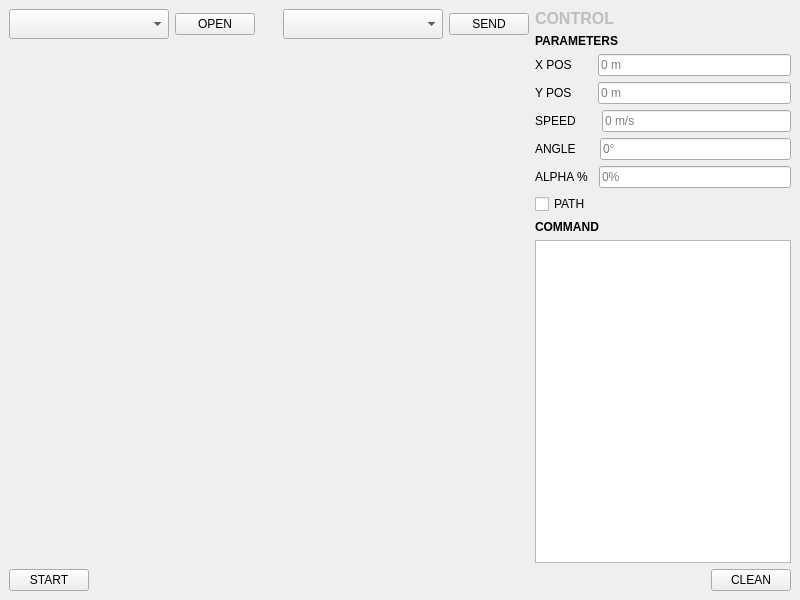
<?xml version="1.0" encoding="UTF-8"?>
<ui version="4.0">
 <class>MainWindow</class>
 <widget class="QMainWindow" name="MainWindow">
  <property name="geometry">
   <rect>
    <x>0</x>
    <y>0</y>
    <width>800</width>
    <height>600</height>
   </rect>
  </property>
  <property name="windowTitle">
   <string>MainWindow</string>
  </property>
  <widget class="QWidget" name="centralwidget">
   <property name="minimumSize">
    <size>
     <width>800</width>
     <height>600</height>
    </size>
   </property>
   <layout class="QGridLayout" name="gridLayout_2">
    <item row="0" column="0">
     <layout class="QGridLayout" name="gridLayout" rowstretch="0,1,0" columnstretch="0,1,0">
      <item row="0" column="0" colspan="2">
       <layout class="QHBoxLayout" name="horizontalLayout_15" stretch="1,1,1">
        <item>
         <layout class="QHBoxLayout" name="horizontalLayout_2" stretch="1,0">
          <item>
           <widget class="QComboBox" name="portComBox">
            <property name="minimumSize">
             <size>
              <width>160</width>
              <height>30</height>
             </size>
            </property>
            <property name="currentText">
             <string/>
            </property>
            <property name="placeholderText">
             <string>COM PORT</string>
            </property>
           </widget>
          </item>
          <item>
           <widget class="QPushButton" name="openButton">
            <property name="text">
             <string>OPEN</string>
            </property>
           </widget>
          </item>
         </layout>
        </item>
        <item>
         <spacer name="horizontalSpacer">
          <property name="orientation">
           <enum>Qt::Horizontal</enum>
          </property>
          <property name="sizeHint" stdset="0">
           <size>
            <width>78</width>
            <height>20</height>
           </size>
          </property>
         </spacer>
        </item>
        <item>
         <layout class="QHBoxLayout" name="horizontalLayout" stretch="1,0">
          <item>
           <widget class="QComboBox" name="commandComBox">
            <property name="minimumSize">
             <size>
              <width>160</width>
              <height>30</height>
             </size>
            </property>
            <property name="placeholderText">
             <string>COMMAND</string>
            </property>
           </widget>
          </item>
          <item>
           <widget class="QPushButton" name="sendButton">
            <property name="text">
             <string>SEND</string>
            </property>
           </widget>
          </item>
         </layout>
        </item>
       </layout>
      </item>
      <item row="0" column="2" rowspan="3">
       <layout class="QVBoxLayout" name="verticalLayout">
        <item>
         <widget class="QLabel" name="controlLabel">
          <property name="enabled">
           <bool>false</bool>
          </property>
          <property name="font">
           <font>
            <pointsize>12</pointsize>
            <bold>true</bold>
           </font>
          </property>
          <property name="text">
           <string>CONTROL</string>
          </property>
         </widget>
        </item>
        <item>
         <widget class="QLabel" name="parametersLabel">
          <property name="font">
           <font>
            <bold>true</bold>
           </font>
          </property>
          <property name="text">
           <string>PARAMETERS</string>
          </property>
         </widget>
        </item>
        <item>
         <layout class="QHBoxLayout" name="horizontalLayout_3" stretch="0,0,1">
          <item>
           <widget class="QLabel" name="xPosLabel">
            <property name="text">
             <string>X POS</string>
            </property>
           </widget>
          </item>
          <item>
           <spacer name="horizontalSpacer_5">
            <property name="orientation">
             <enum>Qt::Horizontal</enum>
            </property>
            <property name="sizeHint" stdset="0">
             <size>
              <width>20</width>
              <height>20</height>
             </size>
            </property>
           </spacer>
          </item>
          <item>
           <widget class="QLineEdit" name="xPosLine">
            <property name="placeholderText">
             <string>0 m</string>
            </property>
           </widget>
          </item>
         </layout>
        </item>
        <item>
         <layout class="QHBoxLayout" name="horizontalLayout_4" stretch="0,0,1">
          <item>
           <widget class="QLabel" name="yPosLabel">
            <property name="text">
             <string>Y POS</string>
            </property>
           </widget>
          </item>
          <item>
           <spacer name="horizontalSpacer_4">
            <property name="orientation">
             <enum>Qt::Horizontal</enum>
            </property>
            <property name="sizeHint" stdset="0">
             <size>
              <width>20</width>
              <height>20</height>
             </size>
            </property>
           </spacer>
          </item>
          <item>
           <widget class="QLineEdit" name="yPosLine">
            <property name="placeholderText">
             <string>0 m</string>
            </property>
           </widget>
          </item>
         </layout>
        </item>
        <item>
         <layout class="QHBoxLayout" name="horizontalLayout_5" stretch="0,0,1">
          <item>
           <widget class="QLabel" name="speedLabel">
            <property name="text">
             <string>SPEED</string>
            </property>
           </widget>
          </item>
          <item>
           <spacer name="horizontalSpacer_3">
            <property name="orientation">
             <enum>Qt::Horizontal</enum>
            </property>
            <property name="sizeHint" stdset="0">
             <size>
              <width>20</width>
              <height>20</height>
             </size>
            </property>
           </spacer>
          </item>
          <item>
           <widget class="QLineEdit" name="speedLine">
            <property name="placeholderText">
             <string>0 m/s</string>
            </property>
           </widget>
          </item>
         </layout>
        </item>
        <item>
         <layout class="QHBoxLayout" name="horizontalLayout_6" stretch="0,0,1">
          <item>
           <widget class="QLabel" name="angLabel">
            <property name="text">
             <string>ANGLE</string>
            </property>
           </widget>
          </item>
          <item>
           <spacer name="horizontalSpacer_2">
            <property name="orientation">
             <enum>Qt::Horizontal</enum>
            </property>
            <property name="sizeHint" stdset="0">
             <size>
              <width>18</width>
              <height>20</height>
             </size>
            </property>
           </spacer>
          </item>
          <item>
           <widget class="QLineEdit" name="angleLine">
            <property name="placeholderText">
             <string>0°</string>
            </property>
           </widget>
          </item>
         </layout>
        </item>
        <item>
         <layout class="QHBoxLayout" name="horizontalLayout_7" stretch="0,0,1">
          <item>
           <widget class="QLabel" name="alphaLabel">
            <property name="text">
             <string>ALPHA %</string>
            </property>
           </widget>
          </item>
          <item>
           <spacer name="horizontalSpacer_6">
            <property name="orientation">
             <enum>Qt::Horizontal</enum>
            </property>
            <property name="sizeHint" stdset="0">
             <size>
              <width>5</width>
              <height>20</height>
             </size>
            </property>
           </spacer>
          </item>
          <item>
           <widget class="QLineEdit" name="alphaLine">
            <property name="placeholderText">
             <string>0%</string>
            </property>
           </widget>
          </item>
         </layout>
        </item>
        <item>
         <widget class="QCheckBox" name="pathCheckBox">
          <property name="text">
           <string>PATH</string>
          </property>
         </widget>
        </item>
        <item>
         <widget class="QLabel" name="commandLabel">
          <property name="font">
           <font>
            <bold>true</bold>
           </font>
          </property>
          <property name="text">
           <string>COMMAND</string>
          </property>
         </widget>
        </item>
        <item>
         <widget class="QPlainTextEdit" name="plainTextEdit"/>
        </item>
        <item>
         <layout class="QHBoxLayout" name="horizontalLayout_17" stretch="0,0">
          <item>
           <spacer name="horizontalSpacer_9">
            <property name="orientation">
             <enum>Qt::Horizontal</enum>
            </property>
            <property name="sizeHint" stdset="0">
             <size>
              <width>5</width>
              <height>20</height>
             </size>
            </property>
           </spacer>
          </item>
          <item>
           <widget class="QPushButton" name="cleanButton">
            <property name="text">
             <string>CLEAN</string>
            </property>
           </widget>
          </item>
         </layout>
        </item>
       </layout>
      </item>
      <item row="1" column="0" colspan="2">
       <widget class="QWidget" name="widget" native="true"/>
      </item>
      <item row="2" column="0">
       <widget class="QPushButton" name="startButton">
        <property name="maximumSize">
         <size>
          <width>200</width>
          <height>16777215</height>
         </size>
        </property>
        <property name="text">
         <string>START</string>
        </property>
       </widget>
      </item>
      <item row="2" column="1">
       <spacer name="horizontalSpacer_10">
        <property name="orientation">
         <enum>Qt::Horizontal</enum>
        </property>
        <property name="sizeHint" stdset="0">
         <size>
          <width>348</width>
          <height>20</height>
         </size>
        </property>
       </spacer>
      </item>
     </layout>
    </item>
   </layout>
  </widget>
 </widget>
 <resources/>
 <connections/>
</ui>
